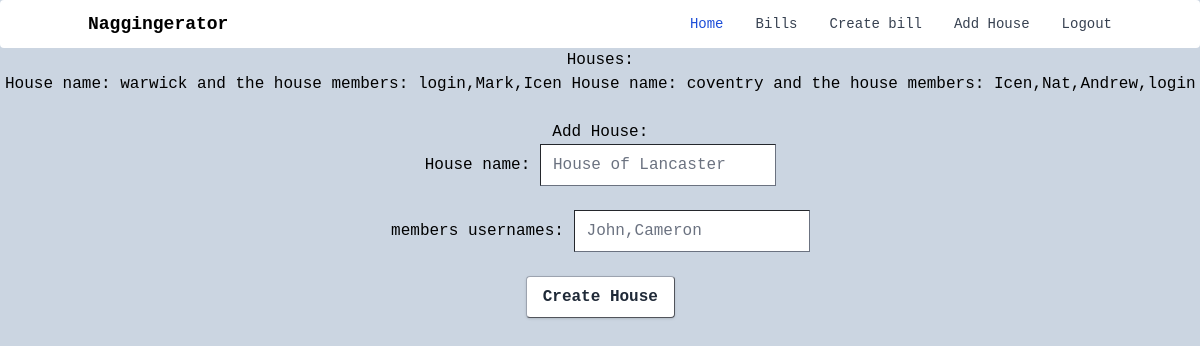
/addHouse (signed in), run on the app's committed database.
### db_schema.py (models this page shows, shortened)
class Households(db.Model):
    __tablename__ = 'households'
    id = db.Column(db.Integer, primary_key=True)
    user_id = db.Column(db.Integer(), db.ForeignKey('users.id'))
    name = db.Column(db.Text())
    members = db.Column(db.Text())
    number_of_members = db.Column(db.Integer())

### cwk.py (the view)
@app.route('/addHouse',methods=['GET'])
def addHouse():
    if not current_user.is_authenticated:
        return redirect('/login')
    houses = Households.query.filter_by(user_id=current_user.id)
    return render_template("addHouse.html",houses=houses)

### cwk.py (called while the page is built)
@login_manager.user_loader
def load_user(user_id):
    return User.query.get(int(user_id))

### templates/addHouse.html (shortened to what this page needs)
{% extends 'base1.html' %}
{% block body %}
        <div class="centre">
            Houses: <br>
            {% for house in houses %}
                House name: {{house.name}} and the house members: {{house.members}}
            {% else %}
                Not part of any houses
            {% endfor %}
            <br>
            <br>
            Add House:
            <br>
            <form action='/addHouseAPI' method ='POST'>
            <p><label for="housename">House name:</label> <input type = "text" name = "house name" placeholder="House of Lancaster" required/></p>
            <br>
            <p><label for="housename">members usernames:</label> <input type = "text" name = "members" placeholder="John,Cameron" required/></p>
                <br>
                <p><button class="bg-white hover:bg-gray-100 text-gray-800 font-semibold py-2 px-4 border border-gray-400 rounded shadow"
                    type = "submit" value = "Create Account"/> Create House </button></p>
            </form>
        </div>
{% endblock %}

### static/css/main.css (style rules this page uses)
html { line-height:1.5;-webkit-text-size-adjust:100%;-moz-tab-size:4;tab-size:4;font-family:ui-sans-serif, system-ui, -apple-system, BlinkMacSystemFont, "Segoe UI", Roboto, "Helvetica Neue", Arial, "Noto Sans", sans-serif, "Apple Color Emoji", "Segoe UI Emoji", "Segoe UI Symbol", "Noto Color Emoji" }
body { margin:0;line-height:inherit }
button,input,optgroup,select,textarea { font-family:inherit;font-size:100%;line-height:inherit;color:inherit;margin:0;padding:0 }
button,select { text-transform:none }
[type=button],[type=reset],[type=submit],button { -webkit-appearance:button;background-color:transparent;background-image:none }
blockquote,dd,dl,figure,h1,h2,h3,h4,h5,h6,hr,p,pre { margin:0 }
input::placeholder,textarea::placeholder { opacity:1;color:#9ca3af }
[role=button],button { cursor:pointer }
[type='text'],[type='email'],[type='url'],[type='password'],[type='number'],[type='date'],[type='datetime-local'],[type='month'],[type='search'],[type='tel'],[type='time'],[type='week'],[multiple],textarea,select { -webkit-appearance:none;appearance:none;background-color:#fff;border-color:#6b7280;border-width:1px;border-radius:0px;padding-top:0.5rem;padding-right:0.75rem;padding-bottom:0.5rem;padding-left:0.75rem;font-size:1rem;line-height:1.5rem;--tw-shadow:0 0 #0000; }
input::placeholder,textarea::placeholder { color:#6b7280;opacity:1 }
.rounded { border-radius:0.25rem }
.border { border-width:1px }
.border-gray-400 { --tw-border-opacity:1;border-color:rgb(156 163 175 / var(--tw-border-opacity)) }
.bg-slate-300 { --tw-bg-opacity:1;background-color:rgb(203 213 225 / var(--tw-bg-opacity)) }
.bg-white { --tw-bg-opacity:1;background-color:rgb(255 255 255 / var(--tw-bg-opacity)) }
.py-2 { padding-top:0.5rem;padding-bottom:0.5rem }
.px-4 { padding-left:1rem;padding-right:1rem }
.text-center { text-align:center }
.font-mono { font-family:ui-monospace, SFMono-Regular, Menlo, Monaco, Consolas, "Liberation Mono", "Courier New", monospace }
.font-semibold { font-weight:600 }
.text-gray-800 { --tw-text-opacity:1;color:rgb(31 41 55 / var(--tw-text-opacity)) }
.shadow { --tw-shadow:0 1px 3px 0 rgb(0 0 0 / 0.1), 0 1px 2px -1px rgb(0 0 0 / 0.1);--tw-shadow-colored:0 1px 3px 0 var(--tw-shadow-color), 0 1px 2px -1px var(--tw-shadow-color);box-shadow:var(--tw-ring-offset-shadow, 0 0 #0000), var(--tw-ring-shadow, 0 0 #0000), var(--tw-shadow) }

### data on the page
Households: name "warwick", members "login,Mark,Icen"
Households: name "coventry", members "Icen,Nat,Andrew,login"
